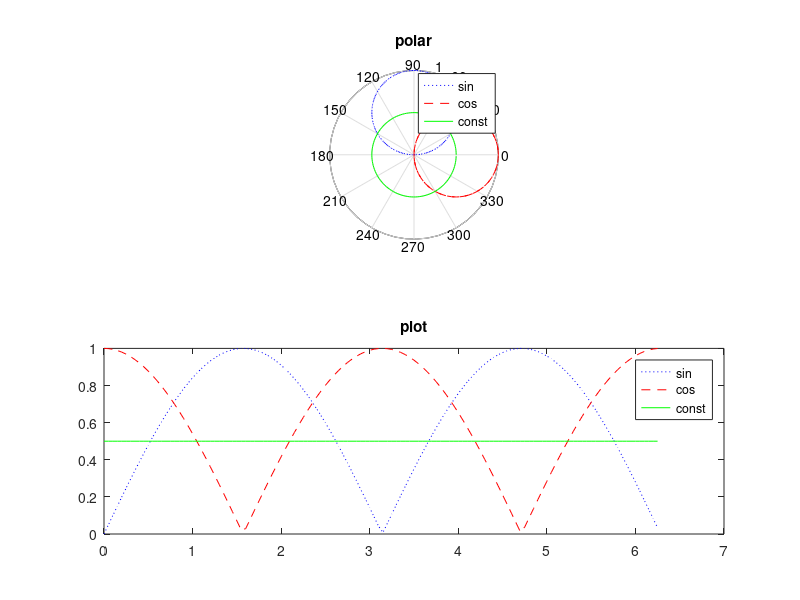

Recreate this plot in MATLAB.
% Polar Plots
clear all;
close all;

angle = 0:0.05:2*pi;
r_sin = sin(angle);
r_cos = cos(angle);
r_const = 0.5*ones(size(angle));

figure(1);

subplot(2, 1, 1);
polar(angle, r_sin, 'b:');
hold on;
polar(angle, r_cos, 'r--');
polar(angle, r_const, 'g');
title('polar');
legend('sin', 'cos', 'const');

subplot(2, 1, 2);
plot(angle, abs(r_sin), 'b:');
hold on;
plot(angle, abs(r_cos), 'r--');
plot(angle, r_const, 'g');
title('plot');
legend('sin', 'cos', 'const');
